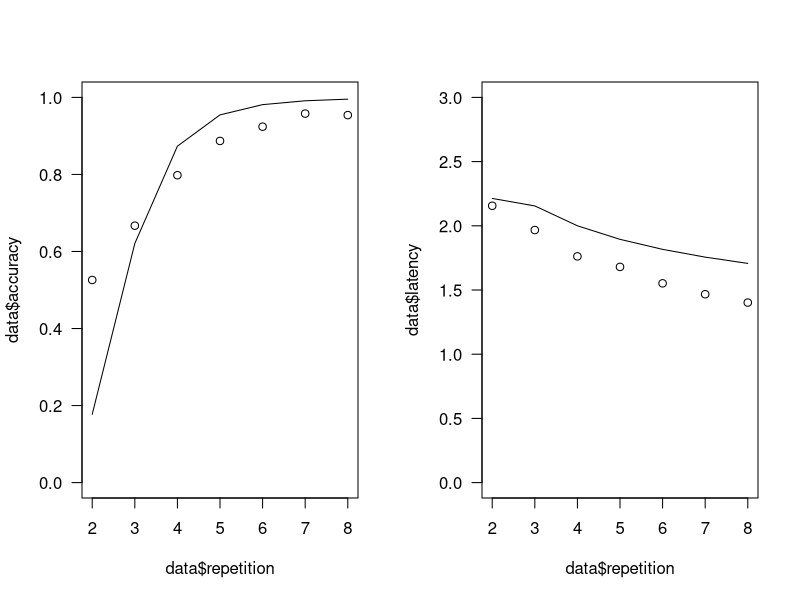

Write R code to recreate this figure.
#ASSIGNMENT 1:
data <-  data.frame(repetition=2:8,
                    accuracy=c(.526,.667,.798,.887,.924,.958,.954),
                    latency=c(2.156,1.967,1.762,1.68,1.552,1.467,1.402))

#par(mfrow=c(1, 2))
#plot(data$repetition, data$accuracy)
#plot(data$repetition, data$latency)

#--------------------------------------------------------------------------
#ASSIGNMENT 2:

## Latency equation
# A: activation
# F: scaling parameter
# theta: retrieval threshold
# T: non-retrieval time
latency <- function(A, F=2, theta=.5, T=1) {
    ifelse(A>theta, F*exp(-A), F*exp(-theta)) + T
}

## Probability of recall
# A: activation
# theta: retrieval threshold
# s: noise
prob.recall <- function(A, theta=0.5, s=0.1) {
    1/(1+exp((theta-A)/s))
}

## activation function
# N: number of repetitions
# d: decay of activation
activation <- function(N, d=.5) {
    (1-d)*log(N)
}

repetitions <- 2:8
A <- activation(repetitions)

#par(mfrow=c(1, 2))
#plot(repetitions, prob.recall(A))
#plot(repetitions, latency(A))

#--------------------------------------------------------------------------
#ASSIGNMENT 3:

#--------------------------------------------------------------------------
#ASSIGNMENT 4:

repetitions <- 2:8
A <- activation(repetitions)

par(mfrow=c(1,2), las=1)
plot(data$repetition, data$accuracy, ylim=c(0,1))
lines(repetitions, prob.recall(A))

plot(data$repetition, data$latency,ylim=c(0,3))
lines(repetitions, latency(A))

Optimizer <- function(ParVect)
{
	#takes in vector of all possible parameters
	#finds the optimal fit on the data by looking
	#at the effects of changes in parameters on these
	#differences
}

Optimizer(c(, 2))